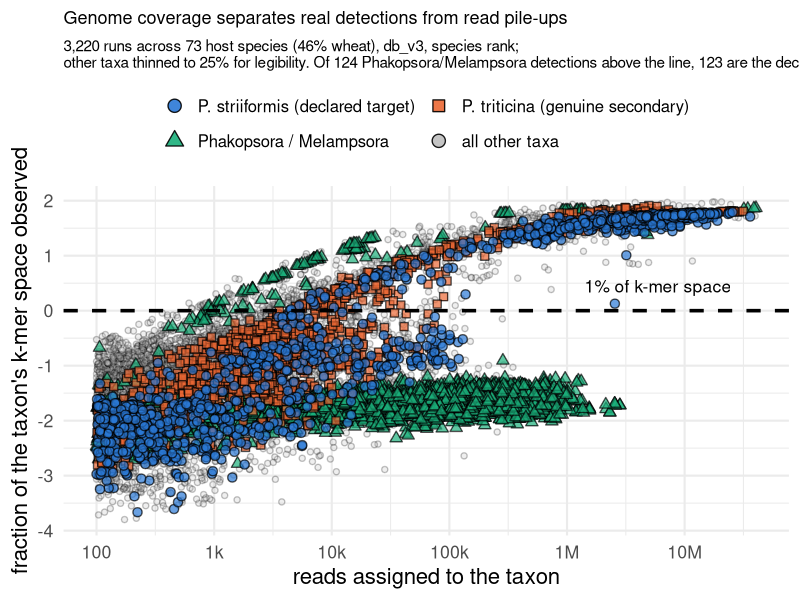

R code for this plot:
# mechanism_scatter.R — why the k-mer criterion separates real detections from artefacts.
#
# One point per (run, taxon) detection passing a 100-read floor: reads on x, the
# fraction of that taxon's k-mer space observed on y, both log. The two axes disagree,
# and that disagreement is the whole argument. Phakopsora sits far right and far down,
# hundreds of thousands of reads landing on a sliver of its genome, while Puccinia
# triticina sits left and high on far fewer reads spread broadly. A vertical read
# threshold cannot separate them; a horizontal one can.
#
# Input : kraken/assign/figures/mechanism_scatter.tsv  (mech.py; the unhighlighted
#         cloud is thinned to 25% deliberately, it is background)
# Output: kraken/assign/figures/mechanism_scatter.png
#
# Self-contained mode. Italics via plotmath, not ggtext: see artefact_collapse.R.

library(ggplot2)

d <- read.delim("kraken/assign/figures/mechanism_scatter.tsv", sep = "\t", check.names = FALSE)

# percent, so the decades land on 10^-3..10^2 and label as powers rather than as
# strings of leading zeros
d$kmer_pct <- d$kmer_frac * 100
# bare exponents, not 10^x: the axis title carries the log10, so the ticks only
# need to say which decade
pow10 <- function(x) round(log10(x))

# NOT "artefact": of the 124 Phakopsora/Melampsora detections above the line, 123 are
# the declaring study's own pathogen. The taxon is not spurious, the low-coverage
# detections of it are, and the criterion tells them apart without seeing the metadata.
LAB <- c(target    = "P. striiformis (declared target)",
         secondary = "P. triticina (genuine secondary)",
         artefact  = "Phakopsora / Melampsora",
         other     = "all other taxa")
# Colourblind-safe categorical palette, validated (lightness band, chroma floor,
# CVD separation, normal-vision floor). NOT the Lenzo et al. 2026 field-data palette:
# those hues are specific to that manuscript's organisms and do not carry over.
PAL <- c(target    = "#2a78d6",
         secondary = "#eb6834",
         artefact  = "#1baf7a",
         other     = "grey75")
SHP <- c(target = 21, secondary = 22, artefact = 24, other = 21)

d$class <- factor(d$class, levels = c("target", "secondary", "artefact", "other"))
d <- d[order(d$class, decreasing = TRUE), ]      # draw the grey cloud underneath

p <- ggplot(d, aes(x = reads, y = kmer_pct)) +
  geom_point(aes(fill = class, shape = class, size = class, alpha = class),
             colour = "black", stroke = 0.7) +
  geom_hline(yintercept = 1, linetype = "dashed", linewidth = 1.2, colour = "black") +
  annotate("text", x = 2.5e7, y = 2.8, hjust = 1, size = 4.4,
           label = "1% of k-mer space") +
  scale_x_log10(breaks = c(1e2, 1e3, 1e4, 1e5, 1e6, 1e7),
                labels = c("100", "1k", "10k", "100k", "1M", "10M")) +
  # data runs to log10 = -4.74, so the ticks have to reach -5 or the axis is
  # labelled over only part of its range
  scale_y_log10(breaks = 10^(-5:2), labels = pow10) +
  scale_fill_manual(values = PAL, labels = LAB, name = NULL) +
  scale_shape_manual(values = SHP, labels = LAB, name = NULL) +
  scale_size_manual(values = c(target = 2.6, secondary = 2.6, artefact = 2.6, other = 1.6),
                    labels = LAB, name = NULL, guide = "none") +
  scale_alpha_manual(values = c(target = 0.7, secondary = 0.7, artefact = 0.7, other = 0.25),
                     labels = LAB, name = NULL, guide = "none") +
  guides(fill = guide_legend(nrow = 2, byrow = TRUE,
                             override.aes = list(size = 4, alpha = 0.9)),
         shape = guide_legend(nrow = 2, byrow = TRUE)) +
  labs(x = "reads assigned to the taxon", y = "fraction of the taxon's k-mer space observed",
       title = "Genome coverage separates real detections from read pile-ups",
       subtitle = paste0("3,220 runs across 73 host species (46% wheat), db_v3, species rank;\nother taxa thinned to 25% for legibility. ",
                         "Of 124 Phakopsora/Melampsora detections above the line, 123 are the ",
                         "declaring study's own pathogen.")) +
  theme_minimal(base_size = 16) +
  theme(
    panel.background = element_rect(fill = "white", colour = NA),
    plot.background  = element_rect(fill = "white", colour = NA),
    legend.position  = "top",
    legend.text      = element_text(size = 12),
    plot.title       = element_text(size = 13),
    plot.subtitle    = element_text(size = 11))

ggsave("kraken/assign/figures/mechanism_scatter.png", p, width = 11, height = 7.5,
       dpi = 300, bg = "white", device = ragg::agg_png)
cat("wrote kraken/assign/figures/mechanism_scatter.png\n")
